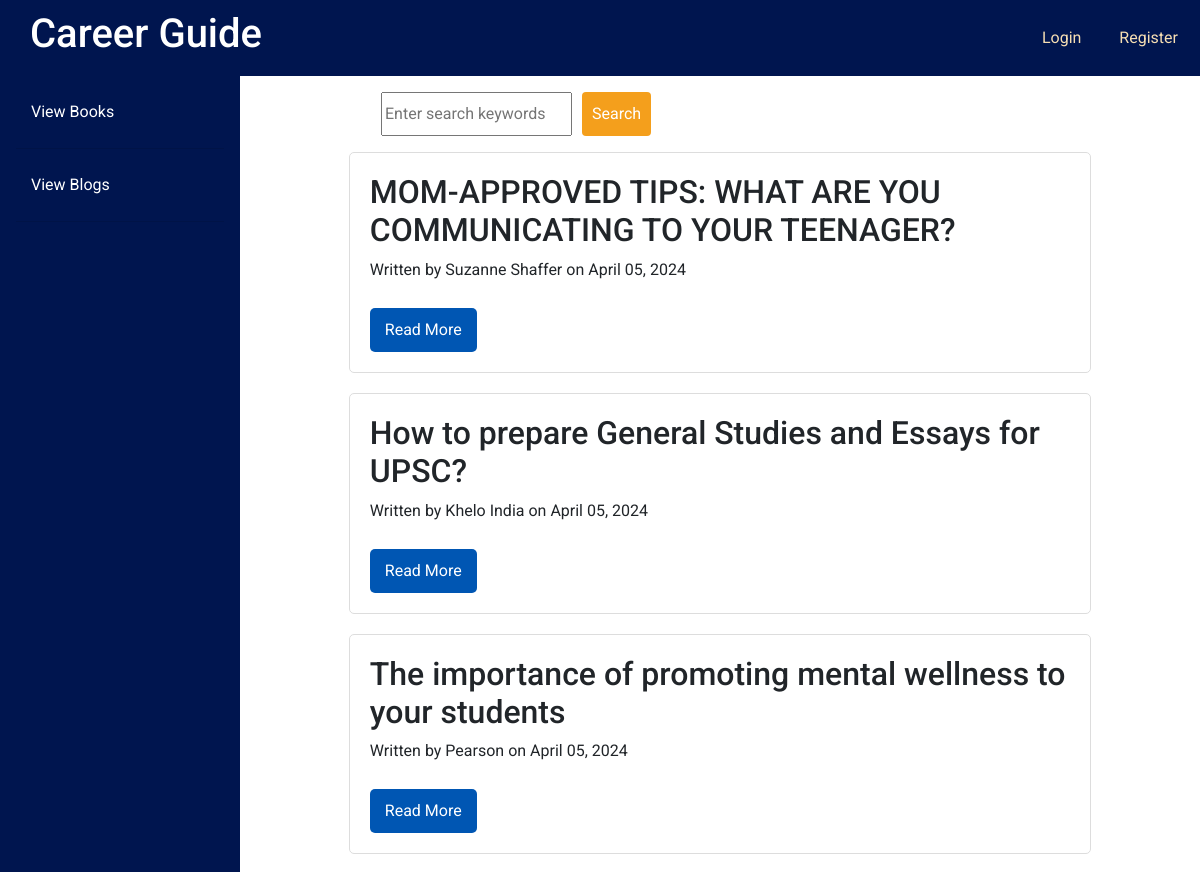
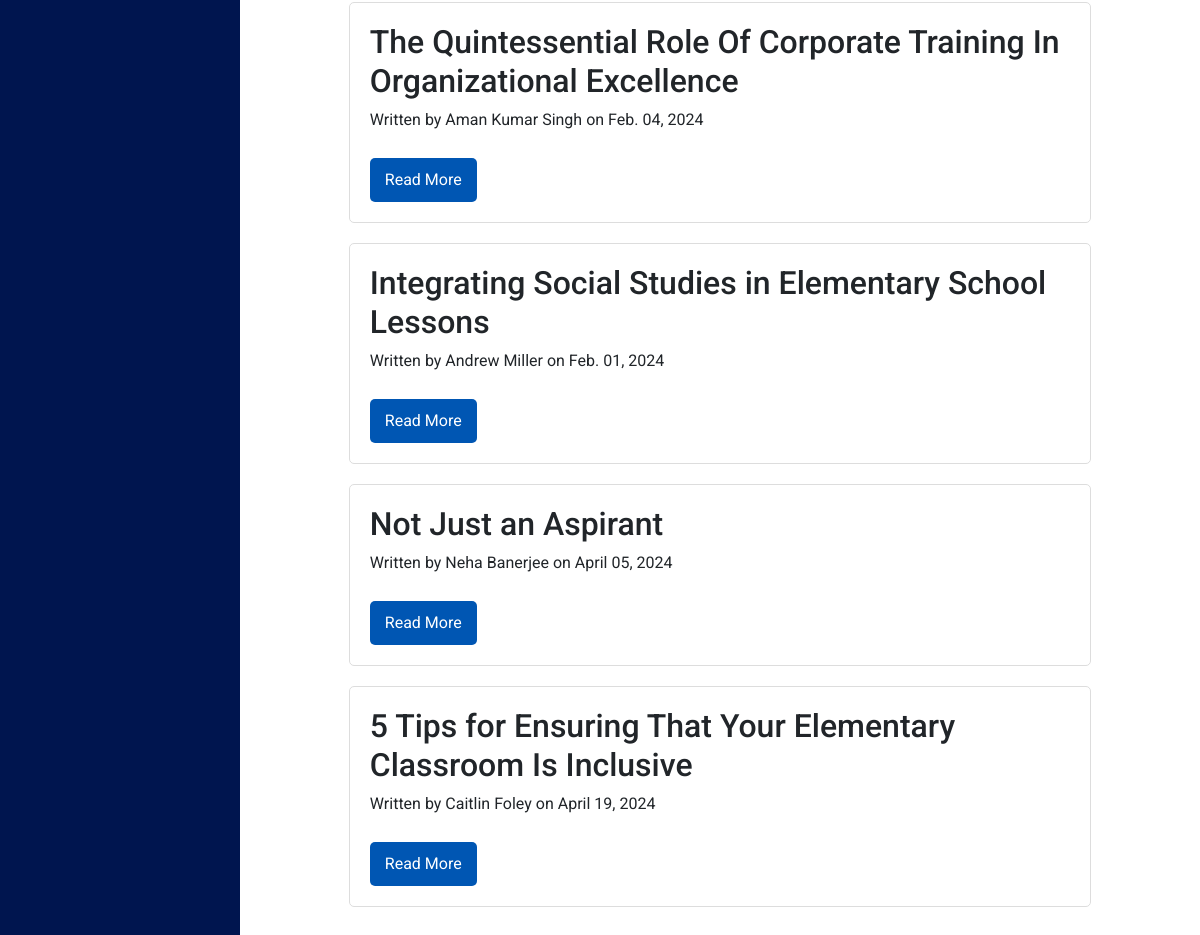
The page / on the database its author committed (2 pictures, top to bottom).
### booksapp/models.py (models this page shows, shortened)
class mainblog(models.Model):
    Author=models.CharField(max_length=50)
    Title=models.CharField(max_length=120)
    ukey=models.CharField(max_length=200,default="blog")
    link = models.URLField(max_length=200, blank=True)
    description = models.CharField(max_length=5000)
    dkey=models.CharField(max_length=220,default="blog")
    date=models.DateField()

### booksapp/views.py (the view)
# urls.py: 2. Add a URL to urlpatterns:  path('', views.home, name='home')
def home(request):
    main_blogs = mainblog.objects.all()
    print(blogs)
    return render(request, 'home.html', {'main_blogs': main_blogs})

### booksapp/templates/home.html (shortened to what this page needs)
{% load static %}
<!DOCTYPE html>
<html lang="en">
<head>
<link href="{% static 'css/bootstrap.min.css' %}" rel="stylesheet">
</head>
<body>
  <div class="wrapper">
    <header class="top-nav">
      <div class="data-nav">
        <span><h1>Career Guide</h1></span>
      </div>
      <div class="auth-links">
        <a href="{% url 'login' %}">Login</a>
        <a href="{% url 'register' %}">Register</a>
      </div>
    </header>
    <aside class="side-menu">
    <a href="{% url 'allbooks' %}">View Books</a>
    <hr>
    <a href="{% url 'vblog' %}">View Blogs</a>
    <hr>
    </aside>
    <main class="content-area">
        <form action="{% url 'search' %}" method="GET" class="search-bar">
          <input type="text" name="query" placeholder="Enter search keywords" required>
          <button type="submit">Search</button>
        </form>
      <div class="containerb">
        {% for blog in main_blogs %}
            <div class="blog-post">
                <h2>{{ blog.Title }}</h2>
                <p class="meta-info">
                    Written by {{ blog.Author }} on {{ blog.date|date:"N d, Y" }}
                </p>
                <a href="{{ blog.link }}" class="blog-link" target="_blank">Read More</a>
            </div>
        {% empty %}
            <p>No blog posts found.</p>
        {% endfor %}
    </div>
    </main>
  </div>
</body>
</html>

### booksapp/templates/home.html (style rules this page uses)
body, html { margin: 0; padding: 0; font-family: 'Roboto', sans-serif; height: 100vh; overflow: hidden; }
.wrapper { display: grid; grid-template-areas: "header header" "side-menu main"; grid-template-rows: auto 1fr; grid-template-columns: 240px auto; height: 100%; }
.data-nav { padding-left: 20px; }
.auth-links a { text-decoration: none; }
.top-nav { grid-area: header; display: flex; justify-content: space-between; align-items: center; padding: 10px; background: #00154f; color: white; }
.side-menu { grid-area: side-menu; background: #00154f; color: white; padding: 1em; }
.side-menu a { color: white; text-decoration: none; padding: 0.5em 0; display: block; transition: background-color 0.3s; padding-left: 15px; }
.content-area { grid-area: main; padding: 1em; overflow-y: auto; }
.search-bar { display: flex; margin-bottom: 1em; border-radius: 20px; padding-left: 125px; }
.search-bar button { padding: 10px; margin-left:10px; background: #f49f1c; color: white; border: none; border-radius: 4px; cursor: pointer; }
.containerb { width: 80%; margin: auto; overflow: hidden; }
.blog-post { background: #fff; border: 1px solid #ddd; margin-bottom: 20px; padding: 20px; border-radius: 5px; }
.blog-post h2 { margin-top: 0; }
.blog-link { text-decoration: none; color: #333; display: inline-block; margin-top: 10px; background: #0056b3; color: #ffffff; padding: 10px 15px; border-radius: 5px; transition: background-color 0.3s ease; }
.auth-links a { padding: 8px 12px; margin-left: 10px; border-radius: 4px; color: wheat; transition: background-color 0.3s; }

### rows shown on the page
mainblog: Title "MOM-APPROVED TIPS: WHAT ARE YOU COMMUNICATING TO YOUR TEENAGER?", Author "Suzanne Shaffer", date "April 05, 2024"
mainblog: Title "How to prepare General Studies and Essays for UPSC?", Author "Khelo India", date "April 05, 2024"
mainblog: Title "The importance of promoting mental wellness to your students", Author "Pearson", date "April 05, 2024"
mainblog: Title "The Quintessential Role Of Corporate Training In Organizational Excellence", Author "Aman Kumar Singh", date "Feb. 04, 2024"
mainblog: Title "Integrating Social Studies in Elementary School Lessons", Author "Andrew Miller", date "Feb. 01, 2024"
mainblog: Title "Not Just an Aspirant", Author "Neha Banerjee", date "April 05, 2024"
mainblog: Title "5 Tips for Ensuring That Your Elementary Classroom Is Inclusive", Author "Caitlin Foley", date "April 19, 2024"
